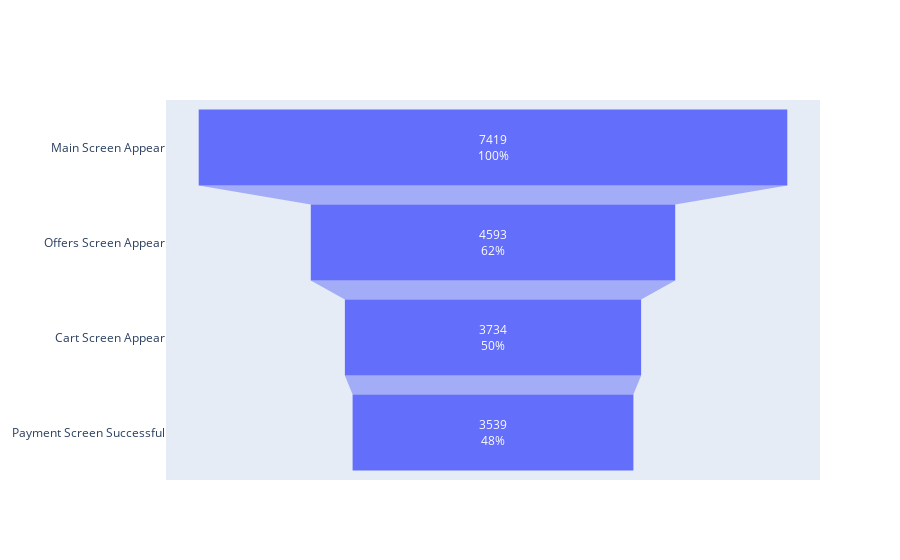

Source (notebook cell):
### Code cell
# Pipeline visualization
go.Figure(
    go.Funnel(
        y=df_temp.name_event,
        x=df_temp.user_unique_count,
        textinfo = "value+percent initial"
    )
).show()

### Figure 1 — Plotly figure (JSON) as saved in the notebook; plotly's stock layout.template omitted (floating-point values rounded to 4 significant figures)
{"data": [{"textinfo": "value+percent initial", "type": "funnel", "x": [7419, 4593, 3734, 3539], "y": ["Main Screen Appear", "Offers Screen Appear", "Cart Screen Appear", "Payment Screen Successful"]}], "layout": {}}
